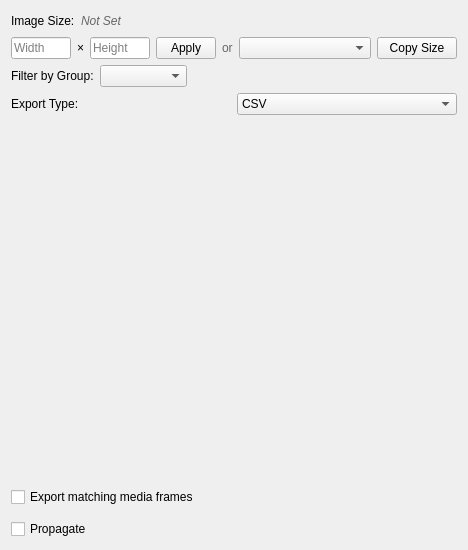
<?xml version="1.0" encoding="UTF-8"?>
<ui version="4.0">
 <class>PointInspector</class>
 <widget class="QWidget" name="PointInspector">
  <property name="geometry">
   <rect>
    <x>0</x>
    <y>0</y>
    <width>468</width>
    <height>550</height>
   </rect>
  </property>
  <property name="minimumSize">
   <size>
    <width>468</width>
    <height>0</height>
   </size>
  </property>
  <property name="windowTitle">
   <string>Form</string>
  </property>
  <layout class="QVBoxLayout" name="mainVerticalLayout">
   <item>
    <layout class="QVBoxLayout" name="imageSizeMainLayout">
     <item>
      <layout class="QHBoxLayout" name="imageSizeLayout">
       <item>
        <widget class="QLabel" name="label_image_size">
         <property name="text">
          <string>Image Size:</string>
         </property>
        </widget>
       </item>
       <item>
        <widget class="QLabel" name="image_size_status_label">
         <property name="text">
          <string>Not Set</string>
         </property>
         <property name="styleSheet">
          <string>color: #666666; font-style: italic;</string>
         </property>
        </widget>
       </item>
       <item>
        <spacer name="horizontalSpacer_imageSize">
         <property name="orientation">
          <enum>Qt::Orientation::Horizontal</enum>
         </property>
         <property name="sizeHint" stdset="0">
          <size>
           <width>40</width>
           <height>20</height>
          </size>
         </property>
        </spacer>
       </item>
      </layout>
     </item>
     <item>
      <layout class="QHBoxLayout" name="imageSizeControlsLayout">
       <item>
        <widget class="QLineEdit" name="image_width_edit">
         <property name="placeholderText">
          <string>Width</string>
         </property>
         <property name="maximumSize">
          <size>
           <width>80</width>
           <height>16777215</height>
          </size>
         </property>
        </widget>
       </item>
       <item>
        <widget class="QLabel" name="label_x_separator">
         <property name="text">
          <string>×</string>
         </property>
        </widget>
       </item>
       <item>
        <widget class="QLineEdit" name="image_height_edit">
         <property name="placeholderText">
          <string>Height</string>
         </property>
         <property name="maximumSize">
          <size>
           <width>80</width>
           <height>16777215</height>
          </size>
         </property>
        </widget>
       </item>
       <item>
        <widget class="QPushButton" name="apply_image_size_button">
         <property name="text">
          <string>Apply</string>
         </property>
         <property name="maximumSize">
          <size>
           <width>60</width>
           <height>16777215</height>
          </size>
         </property>
        </widget>
       </item>
       <item>
        <widget class="QLabel" name="label_or">
         <property name="text">
          <string>or</string>
         </property>
         <property name="styleSheet">
          <string>color: #666666;</string>
         </property>
        </widget>
       </item>
       <item>
        <widget class="QComboBox" name="copy_from_media_combo">
         <property name="placeholderText">
          <string>Copy from media...</string>
         </property>
         <property name="maximumSize">
          <size>
           <width>150</width>
           <height>16777215</height>
          </size>
         </property>
        </widget>
       </item>
       <item>
        <widget class="QPushButton" name="copy_image_size_button">
         <property name="text">
          <string>Copy Size</string>
         </property>
         <property name="maximumSize">
          <size>
           <width>80</width>
           <height>16777215</height>
          </size>
         </property>
        </widget>
       </item>
      </layout>
     </item>
    </layout>
   </item>
   <item>
    <layout class="QHBoxLayout" name="groupFilterLayout">
     <item>
      <widget class="QLabel" name="groupFilterLabel">
       <property name="text">
        <string>Filter by Group:</string>
       </property>
      </widget>
     </item>
     <item>
      <widget class="QComboBox" name="groupFilterCombo">
       <property name="placeholderText">
        <string>All Groups</string>
       </property>
      </widget>
     </item>
     <item>
      <spacer name="horizontalSpacer_groupFilter">
       <property name="orientation">
        <enum>Qt::Orientation::Horizontal</enum>
       </property>
       <property name="sizeHint" stdset="0">
        <size>
         <width>40</width>
         <height>20</height>
        </size>
       </property>
      </spacer>
     </item>
    </layout>
   </item>
   <item>
    <widget class="Section" name="export_section" native="true">
     <property name="sizePolicy">
      <sizepolicy hsizetype="Expanding" vsizetype="Preferred">
       <horstretch>0</horstretch>
       <verstretch>0</verstretch>
      </sizepolicy>
     </property>
     <layout class="QVBoxLayout" name="exportSectionLayout">
      <property name="leftMargin">
       <number>0</number>
      </property>
      <property name="topMargin">
       <number>0</number>
      </property>
      <property name="rightMargin">
       <number>0</number>
      </property>
      <property name="bottomMargin">
       <number>0</number>
      </property>
      <item>
       <layout class="QHBoxLayout" name="exportTypeLayout">
        <item>
         <widget class="QLabel" name="label_export_type">
          <property name="text">
           <string>Export Type:</string>
          </property>
         </widget>
        </item>
        <item>
         <widget class="QComboBox" name="export_type_combo">
          <item>
           <property name="text">
            <string>CSV</string>
           </property>
          </item>
         </widget>
        </item>
       </layout>
      </item>
      <item>
       <widget class="QStackedWidget" name="stacked_saver_options">
        <property name="currentIndex">
         <number>0</number>
        </property>
        <widget class="CSVPointSaver_Widget" name="csv_point_saver_widget"/>
       </widget>
      </item>
      <item>
       <widget class="QCheckBox" name="export_media_frames_checkbox">
        <property name="text">
         <string>Export matching media frames</string>
        </property>
        <property name="checked">
         <bool>false</bool>
        </property>
       </widget>
      </item>
      <item>
       <widget class="MediaExport_Widget" name="media_export_options_widget" native="true"/>
      </item>
      <item>
       <widget class="QCheckBox" name="propagate_checkbox">
        <property name="text">
         <string>Propagate</string>
        </property>
       </widget>
      </item>
     </layout>
    </widget>
   </item>
  </layout>
 </widget>
 <customwidgets>
  <customwidget>
   <class>MediaExport_Widget</class>
   <extends>QWidget</extends>
           <header>MediaExport/MediaExport_Widget.hpp</header>
   <container>1</container>
  </customwidget>
  <customwidget>
   <class>CSVPointSaver_Widget</class>
   <extends>QWidget</extends>
   <header>DataExport_Widget/Points/CSV/CSVPointSaver_Widget.hpp</header>
   <container>1</container>
  </customwidget>
  <customwidget>
   <class>Section</class>
   <extends>QWidget</extends>
   <header>Collapsible_Widget/Section.hpp</header>
   <container>1</container>
  </customwidget>
 </customwidgets>
 <resources/>
 <connections/>
</ui>
